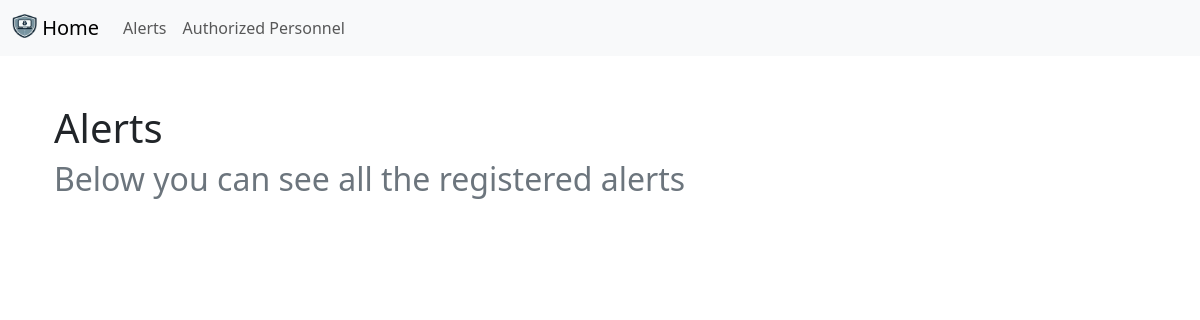
/alerts/, run on an earlier commit of the app's database.
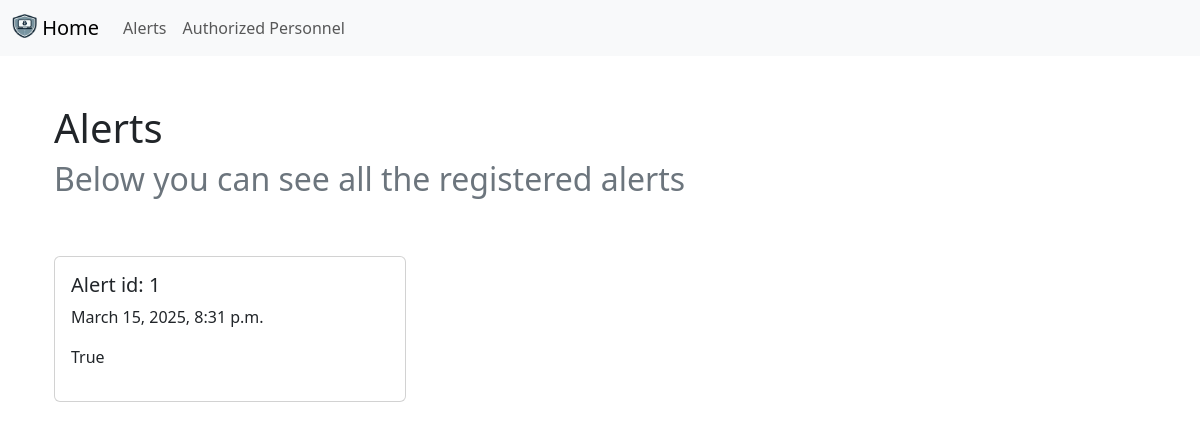
And on a later commit of the database.
### administration/models.py (models this page shows)
class Alert(models.Model):
    triggered_at = models.DateTimeField(auto_now_add=True, help_text="Fecha y hora en que se activó la alarma")
    active_boolean = models.BooleanField(default=True, help_text="Indica si la alarma está activa")

### administration/views.py (the view)
# urls.py: path('alerts/', adminViews.alerts, name='alerts'),
def alerts(request):
    alertass=Alert.objects.all()
    return render(request, 'alerts.html', {'alertass':alertass})

### administration/templates/alerts.html (shortened to what this page needs)
{% extends 'base.html' %}
{% block content %}
<div class="container align-text-top mt-5">
    <h1>Alerts</h1>
    <h2 class="text-secondary">Below you can see all the registered alerts</h2>
    <div style="height: 50px;"></div>
</div>
<div class="container">
    {% for alerta in alertass %}
    <div class="card mb-3" style="width: 22rem;">
        <div class="row g-0">
            <div class="col-md-8">
                <div class="card-body">
                  <h5 class="card-title">Alert id: {{ alerta.id }}</h5>
                  <p class="card-text">{{ alerta.triggered_at }}</p>
                  <p class="card-text">{{ alerta.active_boolean }}</p>
                </div>
              </div>
         </div>
      </div>
    {% endfor %}
  </div>
  {% endblock content%}

What changed in the data, as far as the page shows it:
added Alert: id "1", triggered_at "March 15, 2025, 8:31 p.m.", active_boolean "True"
